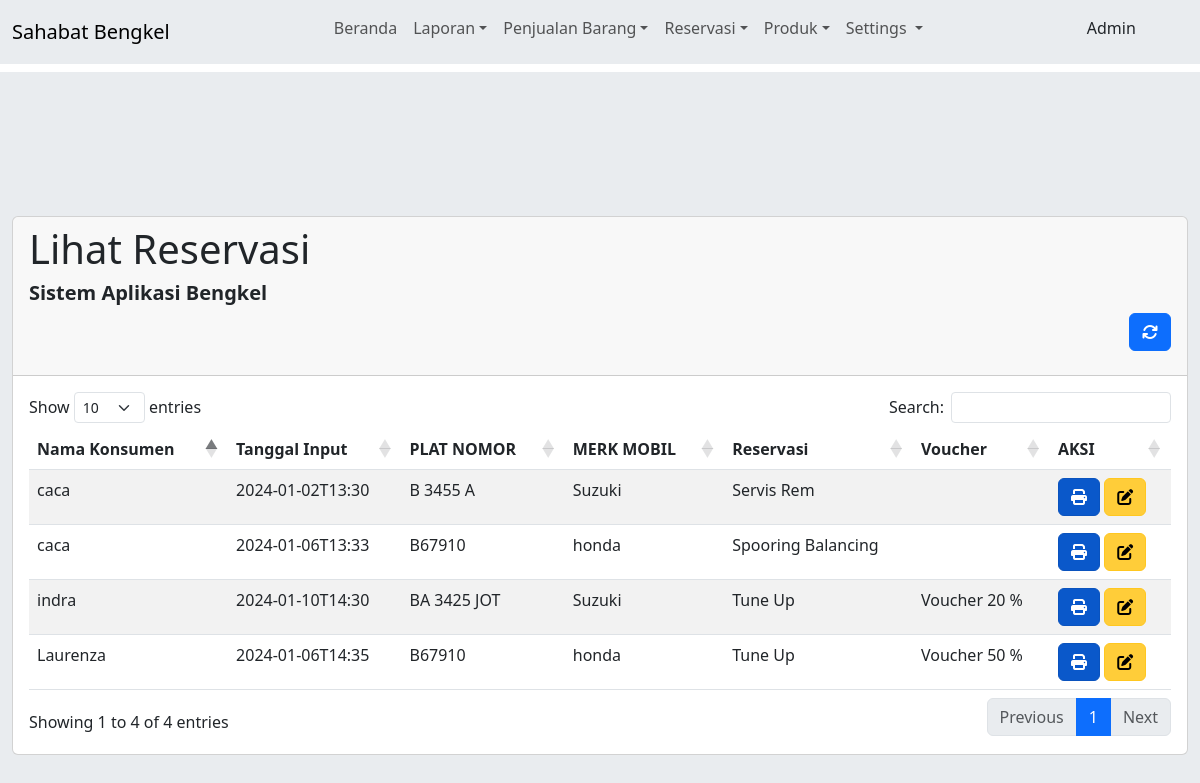
The app's page /view/admin/reservasi/index.php?page=view (signed in) with its own data.
### tables this page shows
CREATE TABLE `jadwal_konsumen` (
  `id` int(11) NOT NULL,
  `tanggal_input` varchar(64) DEFAULT NULL,
  `nama` varchar(255) NOT NULL,
  `plat_no` varchar(64) DEFAULT NULL,
  `merk_mobil` varchar(125) DEFAULT NULL,
  `reservasi` varchar(100) DEFAULT NULL,
  `nama_voucher` varchar(100) DEFAULT NULL
);

### view/admin/reservasi/index.php (the view, shortened to what this page needs)
<!DOCTYPE html>
<html lang="en">
<head>
    <?php
        require_once("../tampilan/header.php");
        require_once("../../../database/koneksi.php");
    ?>
</head>
<body>
    <?php
        require_once("../tampilan/navbar.php");
    ?>
    <div class="col-md-12 col-lg-12 py-5 bg-body-secondary mt-2 mt-lg-2">
        <div class="container-fluid py-5">
            <div class="row py-5">
                <?php
                    if(isset($_GET["page"])){
                        if($_GET["page"] == "view"){
                ?>
                <div class="d-flex justify-content-center align-items-center g-0 gap-0 flex-shrink-0">
                    <div class="container-fluid">
                        <div class="card">
                            <div class="card-header">
                                <h3 class="card-title display-6">Lihat Reservasi</h3>
                                <h3 class="card-title fs-5 fw-semibold">Sistem Aplikasi Bengkel</h3>
                                <p class="text-end">
                                    <a href="index.php?page=view" class="btn btn-primary">
                                        <i class="fas fa-refresh"></i>
                                    </a>
                                </p>
                            </div>
                            <div class="card-body">
                                <div class="table-responsive-md table-responsive-lg flex-shrink-0 g-0 gap-0">
                                    <table class="table table-striped" id="example1">
                                        <thead>
                                            <tr>
                                                <th>Nama Konsumen</th>
                                                <th>Tanggal Input</th>
                                                <th>PLAT NOMOR</th>
                                                <th>MERK MOBIL</th>
                                                <th>Reservasi</th>
                                                <th>Voucher</th>
                                                <th>AKSI</th>
                                            </tr>
                                        </thead>
                                        <tbody>
                                            <?php
                                            $sql = "SELECT * FROM jadwal_konsumen ORDER BY id ASC";
                                            $hasil = $koneksi -> query($sql);
                                            foreach ($hasil as $isi) {
                                            ?>
                                            <tr>
                                                <td><?php echo $isi["nama"]; ?></td>
                                                <td><?php echo $isi["tanggal_input"]; ?></td>
                                                <td><?php echo $isi["plat_no"]; ?></td>
                                                <td><?php echo $isi["merk_mobil"]; ?></td>
                                                <td><?php echo $isi["reservasi"]; ?></td>
                                                <td><?php echo $isi["nama_voucher"]; ?></td>
                                                <td>
                                                    <a href="print.php?nama=<?=$isi['nama']?>&tanggal_input=<?=$isi["tanggal_input"]?>"
                                                        class="btn btn-primary active">
                                                        <i class="fas fa-print"></i>
                                                    </a>
                                                    <button type="button" class="btn btn-warning active"
                                                        data-bs-target="#edit<?=$isi["id"]?>" data-bs-toggle="modal">
                                                        <i class="fas fa-edit"></i>
                                                    </button>
                                                </td>
                                            </tr>
                                            <?php
                                                }
                                            ?>
                                        </tbody>
                                    </table>
                                </div>
                            </div>
                        </div>
                    </div>
                </div>
                <?php
                        }
                    }else{
                        echo "<span class='text-center fs-3'>Error 404</span>";
                    }
                ?>
            </div>
        </div>
    </div>
    <?php
        require_once("../tampilan/footer.php");
    ?>

### records on screen
jadwal_konsumen: nama "indra", tanggal_input "2024-01-10T14:30", plat_no "BA 3425 JOT", merk_mobil "Suzuki", reservasi "Tune Up", nama_voucher "Voucher 20 %"
jadwal_konsumen: nama "caca", tanggal_input "2024-01-02T13:30", plat_no "B 3455 A", merk_mobil "Suzuki", reservasi "Servis Rem"
jadwal_konsumen: nama "caca", tanggal_input "2024-01-06T13:33", plat_no "B67910", merk_mobil "honda", reservasi "Spooring Balancing"
jadwal_konsumen: nama "Laurenza", tanggal_input "2024-01-06T14:35", plat_no "B67910", merk_mobil "honda", reservasi "Tune Up", nama_voucher "Voucher 50 %"

### other values on screen
$_SESSION["username"] "Admin"
